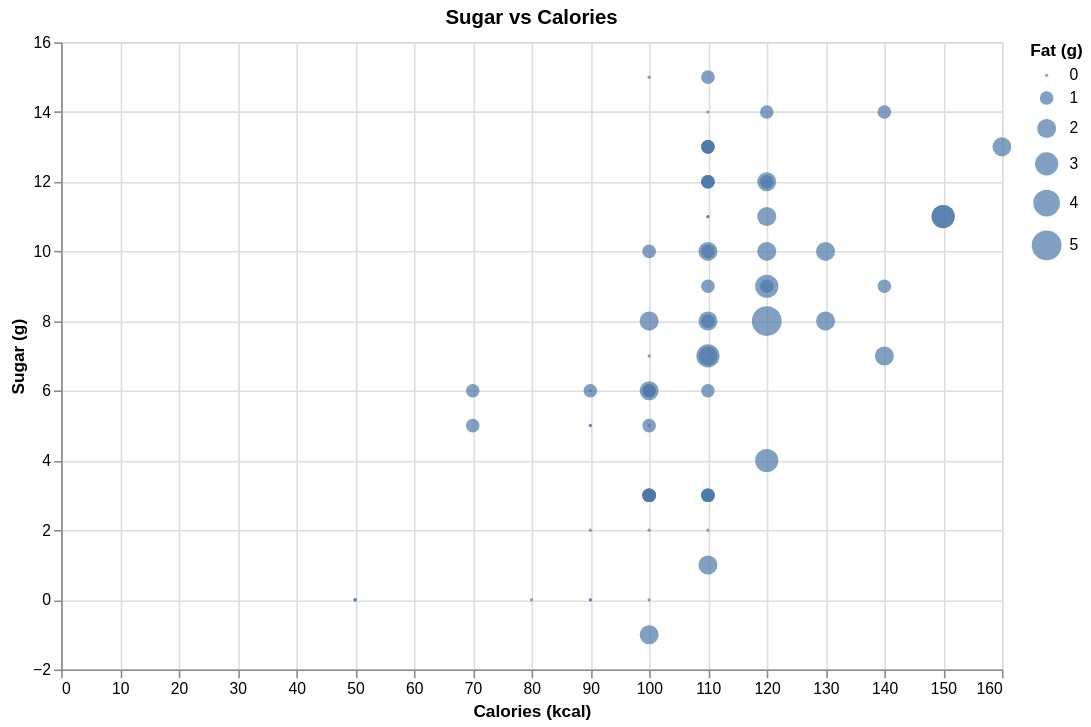

The notebook cell this image was saved under:
### Code cell
# A scatter plot showing the relationship between calories and sugar

# Throw in fat as a third item, just for fun
scatter = alt.Chart(cereal).mark_circle(
    size = 100
).encode(
    alt.X('calories', title="Calories (kcal)"),
    alt.Y('sugars', title="Sugar (g)"),
    alt.Size('fat', legend=alt.Legend(title='Fat (g)')),
    tooltip=('name')
).properties(
    width=600,
    height=400,
    title='Sugar vs Calories'
)

scatter

### Figure 1 — Vega-Lite specification as saved in the notebook (floating-point values rounded to 4 significant figures)
{"config": {"view": {"continuousWidth": 300, "continuousHeight": 300}}, "data": {"name": "data-960bed69b2ad4b93a3539e229313ea48"}, "mark": {"type": "circle", "size": 100}, "encoding": {"size": {"field": "fat", "legend": {"title": "Fat (g)"}, "type": "quantitative"}, "tooltip": {"field": "name", "type": "nominal"}, "x": {"field": "calories", "title": "Calories (kcal)", "type": "quantitative"}, "y": {"field": "sugars", "title": "Sugar (g)", "type": "quantitative"}}, "height": 400, "title": "Sugar vs Calories", "width": 600, "$schema": "https://vega.github.io/schema/vega-lite/v5.20.1.json", "datasets": {"data-960bed69b2ad4b93a3539e229313ea48": [{"name": "100% Bran", "mfr": "N", "type": "C", "calories": 70, "protein": 4, "fat": 1, "sodium": 130, "fiber": 10.0, "carbo": 5.0, "sugars": 6, "potass": 280, "vitamins": 25, "shelf": 3, "weight": 1.0, "cups": 0.33, "rating": 68.4, "mfr_name": "Nabisco"}, {"name": "100% Natural Bran", "mfr": "Q", "type": "C", "calories": 120, "protein": 3, "fat": 5, "sodium": 15, "fiber": 2.0, "carbo": 8.0, "sugars": 8, "potass": 135, "vitamins": 0, "shelf": 3, "weight": 1.0, "cups": 1.0, "rating": 33.98, "mfr_name": "Quaker Oats"}, {"name": "All-Bran", "mfr": "K", "type": "C", "calories": 70, "protein": 4, "fat": 1, "sodium": 260, "fiber": 9.0, "carbo": 7.0, "sugars": 5, "potass": 320, "vitamins": 25, "shelf": 3, "weight": 1.0, "cups": 0.33, "rating": 59.43, "mfr_name": "Kelloggs"}, {"name": "All-Bran with Extra Fiber", "mfr": "K", "type": "C", "calories": 50, "protein": 4, "fat": 0, "sodium": 140, "fiber": 14.0, "carbo": 8.0, "sugars": 0, "potass": 330, "vitamins": 25, "shelf": 3, "weight": 1.0, "cups": 0.5, "rating": 93.7, "mfr_name": "Kelloggs"}, {"name": "Almond Delight", "mfr": "R", "type": "C", "calories": 110, "protein": 2, "fat": 2, "sodium": 200, "fiber": 1.0, "carbo": 14.0, "sugars": 8, "potass": -1, "vitamins": 25, "shelf": 3, "weight": 1.0, "cups": 0.75, "rating": 34.38, "mfr_name": "Ralston Purina"}, {"name": "Apple Cinnamon Cheerios", "mfr": "G", "type": "C", "calories": 110, "protein": 2, "fat": 2, "sodium": 180, "fiber": 1.5, "carbo": 10.5, "sugars": 10, "potass": 70, "vitamins": 25, "shelf": 1, "weight": 1.0, "cups": 0.75, "rating": 29.51, "mfr_name": "General Mills"}, {"name": "Apple Jacks", "mfr": "K", "type": "C", "calories": 110, "protein": 2, "fat": 0, "sodium": 125, "fiber": 1.0, "carbo": 11.0, "sugars": 14, "potass": 30, "vitamins": 25, "shelf": 2, "weight": 1.0, "cups": 1.0, "rating": 33.17, "mfr_name": "Kelloggs"}, {"name": "Basic 4", "mfr": "G", "type": "C", "calories": 130, "protein": 3, "fat": 2, "sodium": 210, "fiber": 2.0, "carbo": 18.0, "sugars": 8, "potass": 100, "vitamins": 25, "shelf": 3, "weight": 1.33, "cups": 0.75, "rating": 37.04, "mfr_name": "General Mills"}, {"name": "Bran Chex", "mfr": "R", "type": "C", "calories": 90, "protein": 2, "fat": 1, "sodium": 200, "fiber": 4.0, "carbo": 15.0, "sugars": 6, "potass": 125, "vitamins": 25, "shelf": 1, "weight": 1.0, "cups": 0.67, "rating": 49.12, "mfr_name": "Ralston Purina"}, {"name": "Bran Flakes", "mfr": "P", "type": "C", "calories": 90, "protein": 3, "fat": 0, "sodium": 210, "fiber": 5.0, "carbo": 13.0, "sugars": 5, "potass": 190, "vitamins": 25, "shelf": 3, "weight": 1.0, "cups": 0.67, "rating": 53.31, "mfr_name": "Post"}, {"name": "Cap'n'Crunch", "mfr": "Q", "type": "C", "calories": 120, "protein": 1, "fat": 2, "sodium": 220, "fiber": 0.0, "carbo": 12.0, "sugars": 12, "potass": 35, "vitamins": 25, "shelf": 2, "weight": 1.0, "cups": 0.75, "rating": 18.04, "mfr_name": "Quaker Oats"}, {"name": "Cheerios", "mfr": "G", "type": "C", "calories": 110, "protein": 6, "fat": 2, "sodium": 290, "fiber": 2.0, "carbo": 17.0, "sugars": 1, "potass": 105, "vitamins": 25, "shelf": 1, "weight": 1.0, "cups": 1.25, "rating": 50.76, "mfr_name": "General Mills"}, {"name": "Cinnamon Toast Crunch", "mfr": "G", "type": "C", "calories": 120, "protein": 1, "fat": 3, "sodium": 210, "fiber": 0.0, "carbo": 13.0, "sugars": 9, "potass": 45, "vitamins": 25, "shelf": 2, "weight": 1.0, "cups": 0.75, "rating": 19.82, "mfr_name": "General Mills"}, {"name": "Clusters", "mfr": "G", "type": "C", "calories": 110, "protein": 3, "fat": 2, "sodium": 140, "fiber": 2.0, "carbo": 13.0, "sugars": 7, "potass": 105, "vitamins": 25, "shelf": 3, "weight": 1.0, "cups": 0.5, "rating": 40.4, "mfr_name": "General Mills"}, {"name": "Cocoa Puffs", "mfr": "G", "type": "C", "calories": 110, "protein": 1, "fat": 1, "sodium": 180, "fiber": 0.0, "carbo": 12.0, "sugars": 13, "potass": 55, "vitamins": 25, "shelf": 2, "weight": 1.0, "cups": 1.0, "rating": 22.74, "mfr_name": "General Mills"}, {"name": "Corn Chex", "mfr": "R", "type": "C", "calories": 110, "protein": 2, "fat": 0, "sodium": 280, "fiber": 0.0, "carbo": 22.0, "sugars": 3, "potass": 25, "vitamins": 25, "shelf": 1, "weight": 1.0, "cups": 1.0, "rating": 41.45, "mfr_name": "Ralston Purina"}, {"name": "Corn Flakes", "mfr": "K", "type": "C", "calories": 100, "protein": 2, "fat": 0, "sodium": 290, "fiber": 1.0, "carbo": 21.0, "sugars": 2, "potass": 35, "vitamins": 25, "shelf": 1, "weight": 1.0, "cups": 1.0, "rating": 45.86, "mfr_name": "Kelloggs"}, {"name": "Corn Pops", "mfr": "K", "type": "C", "calories": 110, "protein": 1, "fat": 0, "sodium": 90, "fiber": 1.0, "carbo": 13.0, "sugars": 12, "potass": 20, "vitamins": 25, "shelf": 2, "weight": 1.0, "cups": 1.0, "rating": 35.78, "mfr_name": "Kelloggs"}, {"name": "Count Chocula", "mfr": "G", "type": "C", "calories": 110, "protein": 1, "fat": 1, "sodium": 180, "fiber": 0.0, "carbo": 12.0, "sugars": 13, "potass": 65, "vitamins": 25, "shelf": 2, "weight": 1.0, "cups": 1.0, "rating": 22.4, "mfr_name": "General Mills"}, {"name": "Cracklin' Oat Bran", "mfr": "K", "type": "C", "calories": 110, "protein": 3, "fat": 3, "sodium": 140, "fiber": 4.0, "carbo": 10.0, "sugars": 7, "potass": 160, "vitamins": 25, "shelf": 3, "weight": 1.0, "cups": 0.5, "rating": 40.45, "mfr_name": "Kelloggs"}, {"name": "Cream of Wheat (Quick)", "mfr": "N", "type": "H", "calories": 100, "protein": 3, "fat": 0, "sodium": 80, "fiber": 1.0, "carbo": 21.0, "sugars": 0, "potass": -1, "vitamins": 0, "shelf": 2, "weight": 1.0, "cups": 1.0, "rating": 64.53, "mfr_name": "Nabisco"}, {"name": "Crispix", "mfr": "K", "type": "C", "calories": 110, "protein": 2, "fat": 0, "sodium": 220, "fiber": 1.0, "carbo": 21.0, "sugars": 3, "potass": 30, "vitamins": 25, "shelf": 3, "weight": 1.0, "cups": 1.0, "rating": 46.9, "mfr_name": "Kelloggs"}, {"name": "Crispy Wheat & Raisins", "mfr": "G", "type": "C", "calories": 100, "protein": 2, "fat": 1, "sodium": 140, "fiber": 2.0, "carbo": 11.0, "sugars": 10, "potass": 120, "vitamins": 25, "shelf": 3, "weight": 1.0, "cups": 0.75, "rating": 36.18, "mfr_name": "General Mills"}, {"name": "Double Chex", "mfr": "R", "type": "C", "calories": 100, "protein": 2, "fat": 0, "sodium": 190, "fiber": 1.0, "carbo": 18.0, "sugars": 5, "potass": 80, "vitamins": 25, "shelf": 3, "weight": 1.0, "cups": 0.75, "rating": 44.33, "mfr_name": "Ralston Purina"}, {"name": "Froot Loops", "mfr": "K", "type": "C", "calories": 110, "protein": 2, "fat": 1, "sodium": 125, "fiber": 1.0, "carbo": 11.0, "sugars": 13, "potass": 30, "vitamins": 25, "shelf": 2, "weight": 1.0, "cups": 1.0, "rating": 32.21, "mfr_name": "Kelloggs"}, {"name": "Frosted Flakes", "mfr": "K", "type": "C", "calories": 110, "protein": 1, "fat": 0, "sodium": 200, "fiber": 1.0, "carbo": 14.0, "sugars": 11, "potass": 25, "vitamins": 25, "shelf": 1, "weight": 1.0, "cups": 0.75, "rating": 31.44, "mfr_name": "Kelloggs"}, {"name": "Frosted Mini-Wheats", "mfr": "K", "type": "C", "calories": 100, "protein": 3, "fat": 0, "sodium": 0, "fiber": 3.0, "carbo": 14.0, "sugars": 7, "potass": 100, "vitamins": 25, "shelf": 2, "weight": 1.0, "cups": 0.8, "rating": 58.35, "mfr_name": "Kelloggs"}, {"name": "Fruit & Fibre Dates; Walnuts; and Oats", "mfr": "P", "type": "C", "calories": 120, "protein": 3, "fat": 2, "sodium": 160, "fiber": 5.0, "carbo": 12.0, "sugars": 10, "potass": 200, "vitamins": 25, "shelf": 3, "weight": 1.25, "cups": 0.67, "rating": 40.92, "mfr_name": "Post"}, {"name": "Fruitful Bran", "mfr": "K", "type": "C", "calories": 120, "protein": 3, "fat": 0, "sodium": 240, "fiber": 5.0, "carbo": 14.0, "sugars": 12, "potass": 190, "vitamins": 25, "shelf": 3, "weight": 1.33, "cups": 0.67, "rating": 41.02, "mfr_name": "Kelloggs"}, {"name": "Fruity Pebbles", "mfr": "P", "type": "C", "calories": 110, "protein": 1, "fat": 1, "sodium": 135, "fiber": 0.0, "carbo": 13.0, "sugars": 12, "potass": 25, "vitamins": 25, "shelf": 2, "weight": 1.0, "cups": 0.75, "rating": 28.03, "mfr_name": "Post"}, {"name": "Golden Crisp", "mfr": "P", "type": "C", "calories": 100, "protein": 2, "fat": 0, "sodium": 45, "fiber": 0.0, "carbo": 11.0, "sugars": 15, "potass": 40, "vitamins": 25, "shelf": 1, "weight": 1.0, "cups": 0.88, "rating": 35.25, "mfr_name": "Post"}, {"name": "Golden Grahams", "mfr": "G", "type": "C", "calories": 110, "protein": 1, "fat": 1, "sodium": 280, "fiber": 0.0, "carbo": 15.0, "sugars": 9, "potass": 45, "vitamins": 25, "shelf": 2, "weight": 1.0, "cups": 0.75, "rating": 23.8, "mfr_name": "General Mills"}, {"name": "Grape Nuts Flakes", "mfr": "P", "type": "C", "calories": 100, "protein": 3, "fat": 1, "sodium": 140, "fiber": 3.0, "carbo": 15.0, "sugars": 5, "potass": 85, "vitamins": 25, "shelf": 3, "weight": 1.0, "cups": 0.88, "rating": 52.08, "mfr_name": "Post"}, {"name": "Grape-Nuts", "mfr": "P", "type": "C", "calories": 110, "protein": 3, "fat": 0, "sodium": 170, "fiber": 3.0, "carbo": 17.0, "sugars": 3, "potass": 90, "vitamins": 25, "shelf": 3, "weight": 1.0, "cups": 0.25, "rating": 53.37, "mfr_name": "Post"}, {"name": "Great Grains Pecan", "mfr": "P", "type": "C", "calories": 120, "protein": 3, "fat": 3, "sodium": 75, "fiber": 3.0, "carbo": 13.0, "sugars": 4, "potass": 100, "vitamins": 25, "shelf": 3, "weight": 1.0, "cups": 0.33, "rating": 45.81, "mfr_name": "Post"}, {"name": "Honey Graham Ohs", "mfr": "Q", "type": "C", "calories": 120, "protein": 1, "fat": 2, "sodium": 220, "fiber": 1.0, "carbo": 12.0, "sugars": 11, "potass": 45, "vitamins": 25, "shelf": 2, "weight": 1.0, "cups": 1.0, "rating": 21.87, "mfr_name": "Quaker Oats"}, {"name": "Honey Nut Cheerios", "mfr": "G", "type": "C", "calories": 110, "protein": 3, "fat": 1, "sodium": 250, "fiber": 1.5, "carbo": 11.5, "sugars": 10, "potass": 90, "vitamins": 25, "shelf": 1, "weight": 1.0, "cups": 0.75, "rating": 31.07, "mfr_name": "General Mills"}, {"name": "Honey-comb", "mfr": "P", "type": "C", "calories": 110, "protein": 1, "fat": 0, "sodium": 180, "fiber": 0.0, "carbo": 14.0, "sugars": 11, "potass": 35, "vitamins": 25, "shelf": 1, "weight": 1.0, "cups": 1.33, "rating": 28.74, "mfr_name": "Post"}, {"name": "Just Right Crunchy  Nuggets", "mfr": "K", "type": "C", "calories": 110, "protein": 2, "fat": 1, "sodium": 170, "fiber": 1.0, "carbo": 17.0, "sugars": 6, "potass": 60, "vitamins": 100, "shelf": 3, "weight": 1.0, "cups": 1.0, "rating": 36.52, "mfr_name": "Kelloggs"}, {"name": "Just Right Fruit & Nut", "mfr": "K", "type": "C", "calories": 140, "protein": 3, "fat": 1, "sodium": 170, "fiber": 2.0, "carbo": 20.0, "sugars": 9, "potass": 95, "vitamins": 100, "shelf": 3, "weight": 1.3, "cups": 0.75, "rating": 36.47, "mfr_name": "Kelloggs"}, {"name": "Kix", "mfr": "G", "type": "C", "calories": 110, "protein": 2, "fat": 1, "sodium": 260, "fiber": 0.0, "carbo": 21.0, "sugars": 3, "potass": 40, "vitamins": 25, "shelf": 2, "weight": 1.0, "cups": 1.5, "rating": 39.24, "mfr_name": "General Mills"}, {"name": "Life", "mfr": "Q", "type": "C", "calories": 100, "protein": 4, "fat": 2, "sodium": 150, "fiber": 2.0, "carbo": 12.0, "sugars": 6, "potass": 95, "vitamins": 25, "shelf": 2, "weight": 1.0, "cups": 0.67, "rating": 45.33, "mfr_name": "Quaker Oats"}, {"name": "Lucky Charms", "mfr": "G", "type": "C", "calories": 110, "protein": 2, "fat": 1, "sodium": 180, "fiber": 0.0, "carbo": 12.0, "sugars": 12, "potass": 55, "vitamins": 25, "shelf": 2, "weight": 1.0, "cups": 1.0, "rating": 26.73, "mfr_name": "General Mills"}, {"name": "Maypo", "mfr": "A", "type": "H", "calories": 100, "protein": 4, "fat": 1, "sodium": 0, "fiber": 0.0, "carbo": 16.0, "sugars": 3, "potass": 95, "vitamins": 25, "shelf": 2, "weight": 1.0, "cups": 1.0, "rating": 54.85, "mfr_name": "American Home Food Products"}, {"name": "Muesli Raisins; Dates; & Almonds", "mfr": "R", "type": "C", "calories": 150, "protein": 4, "fat": 3, "sodium": 95, "fiber": 3.0, "carbo": 16.0, "sugars": 11, "potass": 170, "vitamins": 25, "shelf": 3, "weight": 1.0, "cups": 1.0, "rating": 37.14, "mfr_name": "Ralston Purina"}, {"name": "Muesli Raisins; Peaches; & Pecans", "mfr": "R", "type": "C", "calories": 150, "protein": 4, "fat": 3, "sodium": 150, "fiber": 3.0, "carbo": 16.0, "sugars": 11, "potass": 170, "vitamins": 25, "shelf": 3, "weight": 1.0, "cups": 1.0, "rating": 34.14, "mfr_name": "Ralston Purina"}, {"name": "Mueslix Crispy Blend", "mfr": "K", "type": "C", "calories": 160, "protein": 3, "fat": 2, "sodium": 150, "fiber": 3.0, "carbo": 17.0, "sugars": 13, "potass": 160, "vitamins": 25, "shelf": 3, "weight": 1.5, "cups": 0.67, "rating": 30.31, "mfr_name": "Kelloggs"}, {"name": "Multi-Grain Cheerios", "mfr": "G", "type": "C", "calories": 100, "protein": 2, "fat": 1, "sodium": 220, "fiber": 2.0, "carbo": 15.0, "sugars": 6, "potass": 90, "vitamins": 25, "shelf": 1, "weight": 1.0, "cups": 1.0, "rating": 40.11, "mfr_name": "General Mills"}, {"name": "Nut&Honey Crunch", "mfr": "K", "type": "C", "calories": 120, "protein": 2, "fat": 1, "sodium": 190, "fiber": 0.0, "carbo": 15.0, "sugars": 9, "potass": 40, "vitamins": 25, "shelf": 2, "weight": 1.0, "cups": 0.67, "rating": 29.92, "mfr_name": "Kelloggs"}, {"name": "Nutri-Grain Almond-Raisin", "mfr": "K", "type": "C", "calories": 140, "protein": 3, "fat": 2, "sodium": 220, "fiber": 3.0, "carbo": 21.0, "sugars": 7, "potass": 130, "vitamins": 25, "shelf": 3, "weight": 1.33, "cups": 0.67, "rating": 40.69, "mfr_name": "Kelloggs"}, {"name": "Nutri-grain Wheat", "mfr": "K", "type": "C", "calories": 90, "protein": 3, "fat": 0, "sodium": 170, "fiber": 3.0, "carbo": 18.0, "sugars": 2, "potass": 90, "vitamins": 25, "shelf": 3, "weight": 1.0, "cups": 1.0, "rating": 59.64, "mfr_name": "Kelloggs"}, {"name": "Oatmeal Raisin Crisp", "mfr": "G", "type": "C", "calories": 130, "protein": 3, "fat": 2, "sodium": 170, "fiber": 1.5, "carbo": 13.5, "sugars": 10, "potass": 120, "vitamins": 25, "shelf": 3, "weight": 1.25, "cups": 0.5, "rating": 30.45, "mfr_name": "General Mills"}, {"name": "Post Nat. Raisin Bran", "mfr": "P", "type": "C", "calories": 120, "protein": 3, "fat": 1, "sodium": 200, "fiber": 6.0, "carbo": 11.0, "sugars": 14, "potass": 260, "vitamins": 25, "shelf": 3, "weight": 1.33, "cups": 0.67, "rating": 37.84, "mfr_name": "Post"}, {"name": "Product 19", "mfr": "K", "type": "C", "calories": 100, "protein": 3, "fat": 0, "sodium": 320, "fiber": 1.0, "carbo": 20.0, "sugars": 3, "potass": 45, "vitamins": 100, "shelf": 3, "weight": 1.0, "cups": 1.0, "rating": 41.5, "mfr_name": "Kelloggs"}, {"name": "Puffed Rice", "mfr": "Q", "type": "C", "calories": 50, "protein": 1, "fat": 0, "sodium": 0, "fiber": 0.0, "carbo": 13.0, "sugars": 0, "potass": 15, "vitamins": 0, "shelf": 3, "weight": 0.5, "cups": 1.0, "rating": 60.76, "mfr_name": "Quaker Oats"}, {"name": "Puffed Wheat", "mfr": "Q", "type": "C", "calories": 50, "protein": 2, "fat": 0, "sodium": 0, "fiber": 1.0, "carbo": 10.0, "sugars": 0, "potass": 50, "vitamins": 0, "shelf": 3, "weight": 0.5, "cups": 1.0, "rating": 63.01, "mfr_name": "Quaker Oats"}, {"name": "Quaker Oat Squares", "mfr": "Q", "type": "C", "calories": 100, "protein": 4, "fat": 1, "sodium": 135, "fiber": 2.0, "carbo": 14.0, "sugars": 6, "potass": 110, "vitamins": 25, "shelf": 3, "weight": 1.0, "cups": 0.5, "rating": 49.51, "mfr_name": "Quaker Oats"}, {"name": "Quaker Oatmeal", "mfr": "Q", "type": "H", "calories": 100, "protein": 5, "fat": 2, "sodium": 0, "fiber": 2.7, "carbo": -1.0, "sugars": -1, "potass": 110, "vitamins": 0, "shelf": 1, "weight": 1.0, "cups": 0.67, "rating": 50.83, "mfr_name": "Quaker Oats"}, {"name": "Raisin Bran", "mfr": "K", "type": "C", "calories": 120, "protein": 3, "fat": 1, "sodium": 210, "fiber": 5.0, "carbo": 14.0, "sugars": 12, "potass": 240, "vitamins": 25, "shelf": 2, "weight": 1.33, "cups": 0.75, "rating": 39.26, "mfr_name": "Kelloggs"}, {"name": "Raisin Nut Bran", "mfr": "G", "type": "C", "calories": 100, "protein": 3, "fat": 2, "sodium": 140, "fiber": 2.5, "carbo": 10.5, "sugars": 8, "potass": 140, "vitamins": 25, "shelf": 3, "weight": 1.0, "cups": 0.5, "rating": 39.7, "mfr_name": "General Mills"}, {"name": "Raisin Squares", "mfr": "K", "type": "C", "calories": 90, "protein": 2, "fat": 0, "sodium": 0, "fiber": 2.0, "carbo": 15.0, "sugars": 6, "potass": 110, "vitamins": 25, "shelf": 3, "weight": 1.0, "cups": 0.5, "rating": 55.33, "mfr_name": "Kelloggs"}, {"name": "Rice Chex", "mfr": "R", "type": "C", "calories": 110, "protein": 1, "fat": 0, "sodium": 240, "fiber": 0.0, "carbo": 23.0, "sugars": 2, "potass": 30, "vitamins": 25, "shelf": 1, "weight": 1.0, "cups": 1.13, "rating": 42.0, "mfr_name": "Ralston Purina"}, {"name": "Rice Krispies", "mfr": "K", "type": "C", "calories": 110, "protein": 2, "fat": 0, "sodium": 290, "fiber": 0.0, "carbo": 22.0, "sugars": 3, "potass": 35, "vitamins": 25, "shelf": 1, "weight": 1.0, "cups": 1.0, "rating": 40.56, "mfr_name": "Kelloggs"}, {"name": "Shredded Wheat", "mfr": "N", "type": "C", "calories": 80, "protein": 2, "fat": 0, "sodium": 0, "fiber": 3.0, "carbo": 16.0, "sugars": 0, "potass": 95, "vitamins": 0, "shelf": 1, "weight": 0.83, "cups": 1.0, "rating": 68.24, "mfr_name": "Nabisco"}, {"name": "Shredded Wheat 'n'Bran", "mfr": "N", "type": "C", "calories": 90, "protein": 3, "fat": 0, "sodium": 0, "fiber": 4.0, "carbo": 19.0, "sugars": 0, "potass": 140, "vitamins": 0, "shelf": 1, "weight": 1.0, "cups": 0.67, "rating": 74.47, "mfr_name": "Nabisco"}, {"name": "Shredded Wheat spoon size", "mfr": "N", "type": "C", "calories": 90, "protein": 3, "fat": 0, "sodium": 0, "fiber": 3.0, "carbo": 20.0, "sugars": 0, "potass": 120, "vitamins": 0, "shelf": 1, "weight": 1.0, "cups": 0.67, "rating": 72.8, "mfr_name": "Nabisco"}, {"name": "Smacks", "mfr": "K", "type": "C", "calories": 110, "protein": 2, "fat": 1, "sodium": 70, "fiber": 1.0, "carbo": 9.0, "sugars": 15, "potass": 40, "vitamins": 25, "shelf": 2, "weight": 1.0, "cups": 0.75, "rating": 31.23, "mfr_name": "Kelloggs"}, {"name": "Special K", "mfr": "K", "type": "C", "calories": 110, "protein": 6, "fat": 0, "sodium": 230, "fiber": 1.0, "carbo": 16.0, "sugars": 3, "potass": 55, "vitamins": 25, "shelf": 1, "weight": 1.0, "cups": 1.0, "rating": 53.13, "mfr_name": "Kelloggs"}, {"name": "Strawberry Fruit Wheats", "mfr": "N", "type": "C", "calories": 90, "protein": 2, "fat": 0, "sodium": 15, "fiber": 3.0, "carbo": 15.0, "sugars": 5, "potass": 90, "vitamins": 25, "shelf": 2, "weight": 1.0, "cups": 1.0, "rating": 59.36, "mfr_name": "Nabisco"}, {"name": "Total Corn Flakes", "mfr": "G", "type": "C", "calories": 110, "protein": 2, "fat": 1, "sodium": 200, "fiber": 0.0, "carbo": 21.0, "sugars": 3, "potass": 35, "vitamins": 100, "shelf": 3, "weight": 1.0, "cups": 1.0, "rating": 38.84, "mfr_name": "General Mills"}, {"name": "Total Raisin Bran", "mfr": "G", "type": "C", "calories": 140, "protein": 3, "fat": 1, "sodium": 190, "fiber": 4.0, "carbo": 15.0, "sugars": 14, "potass": 230, "vitamins": 100, "shelf": 3, "weight": 1.5, "cups": 1.0, "rating": 28.59, "mfr_name": "General Mills"}, {"name": "Total Whole Grain", "mfr": "G", "type": "C", "calories": 100, "protein": 3, "fat": 1, "sodium": 200, "fiber": 3.0, "carbo": 16.0, "sugars": 3, "potass": 110, "vitamins": 100, "shelf": 3, "weight": 1.0, "cups": 1.0, "rating": 46.66, "mfr_name": "General Mills"}, {"name": "Triples", "mfr": "G", "type": "C", "calories": 110, "protein": 2, "fat": 1, "sodium": 250, "fiber": 0.0, "carbo": 21.0, "sugars": 3, "potass": 60, "vitamins": 25, "shelf": 3, "weight": 1.0, "cups": 0.75, "rating": 39.11, "mfr_name": "General Mills"}, {"name": "Trix", "mfr": "G", "type": "C", "calories": 110, "protein": 1, "fat": 1, "sodium": 140, "fiber": 0.0, "carbo": 13.0, "sugars": 12, "potass": 25, "vitamins": 25, "shelf": 2, "weight": 1.0, "cups": 1.0, "rating": 27.75, "mfr_name": "General Mills"}, {"name": "Wheat Chex", "mfr": "R", "type": "C", "calories": 100, "protein": 3, "fat": 1, "sodium": 230, "fiber": 3.0, "carbo": 17.0, "sugars": 3, "potass": 115, "vitamins": 25, "shelf": 1, "weight": 1.0, "cups": 0.67, "rating": 49.79, "mfr_name": "Ralston Purina"}, {"name": "Wheaties", "mfr": "G", "type": "C", "calories": 100, "protein": 3, "fat": 1, "sodium": 200, "fiber": 3.0, "carbo": 17.0, "sugars": 3, "potass": 110, "vitamins": 25, "shelf": 1, "weight": 1.0, "cups": 1.0, "rating": 51.59, "mfr_name": "General Mills"}, {"name": "Wheaties Honey Gold", "mfr": "G", "type": "C", "calories": 110, "protein": 2, "fat": 1, "sodium": 200, "fiber": 1.0, "carbo": 16.0, "sugars": 8, "potass": 60, "vitamins": 25, "shelf": 1, "weight": 1.0, "cups": 0.75, "rating": 36.19, "mfr_name": "General Mills"}]}}
